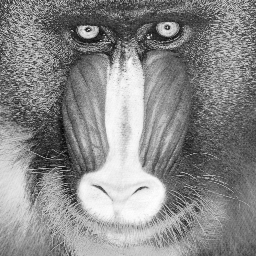
#> input picture test_image.bmp, 256 x 256 px
$ jupyter execute fourier_compression.ipynb
#> lines starting #> are read from the running program, lines starting #| are printed output that depends on the picture
[cell 1]
import numpy as np
from scipy.fftpack import dct
from scipy.fftpack import idct
from PIL import Image

[cell 2]
def dct_encode(matrix):
    intermediate = dct(matrix, type=2, norm="ortho", axis=0)
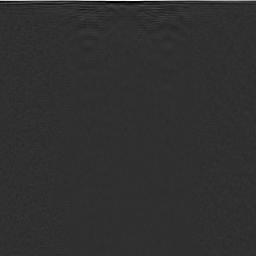
#> intermediate: shape (256, 256) float64; min -755, max 3259.1, mean 7.8; drawn with min black and max white
    final = dct(intermediate, type=2, norm="ortho", axis=1)
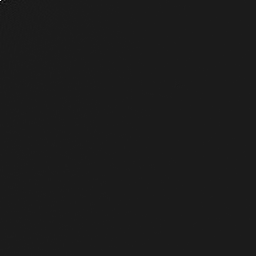
#> final: shape (256, 256) float64; min -4285.8, max 35137.4, mean 0.6; drawn with min black and max white
    return final

def dct_decode(matrix):
    intermediate = idct(matrix, type=2, norm="ortho", axis=0)
    final = idct(intermediate, type=2, norm="ortho", axis=1)
    return final

[cell 3]
def compress_dct(matrix, new_size):
#> called with new_size = 100
    return matrix[0:new_size, 0:new_size]

[cell 4]
def pad_dct(matrix, new_size):
#> called with new_size = 256
    temp = np.zeros((new_size, new_size))
    rows, cols = matrix.shape
#> rows = 100; cols = 100
    temp[0:rows, 0:cols] = matrix
    return temp

[cell 5]
def decode_image(dct_matrix, image_size):
    raw_image_matrix = dct_decode(pad_dct(dct_matrix, image_size))
#> in dct_decode, `final = idct(intermediate, type=2, norm="ortho", axis=1)`:
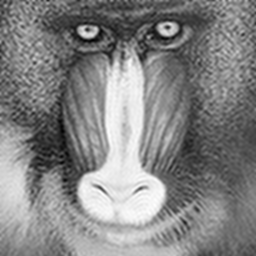
#> final: shape (256, 256) float64; min 7.02, max 257.8, mean 137.3; drawn with min black and max white
    image = Image.fromarray(np.clip(np.rint(raw_image_matrix), 0, 255).astype('uint8'), mode="L")
    return image

def encode_image(image, compressed_size):
    return compress_dct(dct_encode(np.asarray(image)), compressed_size)

[cell 6]
import struct

def write_compressed_dct_to_byte_string(compressed_image):
    dim = compressed_image.shape[0]
    vals = [struct.pack("f", item) for item in compressed_image.flatten()]

    return struct.pack("H", dim) + "".join(vals)


def read_compressed_dct_from_byte_string(byte_string):
    size = struct.unpack('h', byte_string[0:2])[0]
    image_vals = []

    byte_vals = byte_string[2:]
    for i in xrange(0, len(byte_vals), 4):
        image_vals.append(struct.unpack('f', byte_vals[i:i+4])[0])
    return np.reshape(np.array(image_vals), newshape=(size,size))

[cell 7]
# Helper function that allows us to visualize
# the actual DCT matrix that is produced
def _print_dct_image(image_dct):
    min_dct = np.min(image_dct)
    max_dct = np.max(image_dct)
    rescaled = ((image_dct - min_dct)/(max_dct - min_dct)) * 255
    return Image.fromarray(np.rint(rescaled).astype('uint8')[0:10, 0:10], mode="L")

[cell 8]
i = Image.open('test_image.bmp').convert("L")

dct_matrix = encode_image(i, 100)
decode_image(dct_matrix, 256)
